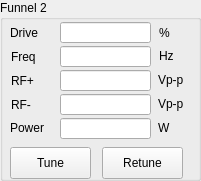
   <widget class="QGroupBox" name="gbSLfunnel2">
    <property name="geometry">
     <rect>
      <x>300</x>
      <y>570</y>
      <width>201</width>
      <height>181</height>
     </rect>
    </property>
    <property name="title">
     <string>Funnel 2</string>
    </property>
    <widget class="QLabel" name="label_11">
     <property name="geometry">
      <rect>
       <x>10</x>
       <y>25</y>
       <width>59</width>
       <height>16</height>
      </rect>
     </property>
     <property name="text">
      <string>Drive</string>
     </property>
    </widget>
    <widget class="QLineEdit" name="leSRFDRV_2">
     <property name="geometry">
      <rect>
       <x>60</x>
       <y>22</y>
       <width>91</width>
       <height>21</height>
      </rect>
     </property>
    </widget>
    <widget class="QLabel" name="label_12">
     <property name="geometry">
      <rect>
       <x>11</x>
       <y>49</y>
       <width>59</width>
       <height>16</height>
      </rect>
     </property>
     <property name="text">
      <string>Freq</string>
     </property>
    </widget>
    <widget class="QLabel" name="label_13">
     <property name="geometry">
      <rect>
       <x>11</x>
       <y>73</y>
       <width>59</width>
       <height>16</height>
      </rect>
     </property>
     <property name="text">
      <string>RF+</string>
     </property>
    </widget>
    <widget class="QLabel" name="label_14">
     <property name="geometry">
      <rect>
       <x>11</x>
       <y>97</y>
       <width>59</width>
       <height>16</height>
      </rect>
     </property>
     <property name="text">
      <string>RF-</string>
     </property>
    </widget>
    <widget class="QLineEdit" name="leSRFFRQ_2">
     <property name="geometry">
      <rect>
       <x>60</x>
       <y>46</y>
       <width>91</width>
       <height>21</height>
      </rect>
     </property>
    </widget>
    <widget class="QLineEdit" name="leGRFPPVP_2">
     <property name="geometry">
      <rect>
       <x>60</x>
       <y>70</y>
       <width>91</width>
       <height>21</height>
      </rect>
     </property>
     <property name="readOnly">
      <bool>true</bool>
     </property>
    </widget>
    <widget class="QLineEdit" name="leGRFPPVN_2">
     <property name="geometry">
      <rect>
       <x>60</x>
       <y>94</y>
       <width>91</width>
       <height>21</height>
      </rect>
     </property>
     <property name="readOnly">
      <bool>true</bool>
     </property>
    </widget>
    <widget class="QLabel" name="label_15">
     <property name="geometry">
      <rect>
       <x>159</x>
       <y>25</y>
       <width>31</width>
       <height>16</height>
      </rect>
     </property>
     <property name="text">
      <string>%</string>
     </property>
    </widget>
    <widget class="QLabel" name="label_16">
     <property name="geometry">
      <rect>
       <x>159</x>
       <y>48</y>
       <width>31</width>
       <height>16</height>
      </rect>
     </property>
     <property name="text">
      <string>Hz</string>
     </property>
    </widget>
    <widget class="QLabel" name="label_17">
     <property name="geometry">
      <rect>
       <x>158</x>
       <y>72</y>
       <width>31</width>
       <height>16</height>
      </rect>
     </property>
     <property name="text">
      <string>Vp-p</string>
     </property>
    </widget>
    <widget class="QLabel" name="label_18">
     <property name="geometry">
      <rect>
       <x>158</x>
       <y>96</y>
       <width>31</width>
       <height>16</height>
      </rect>
     </property>
     <property name="text">
      <string>Vp-p</string>
     </property>
    </widget>
    <widget class="QPushButton" name="pbTuneF2">
     <property name="geometry">
      <rect>
       <x>10</x>
       <y>147</y>
       <width>81</width>
       <height>32</height>
      </rect>
     </property>
     <property name="text">
      <string>Tune</string>
     </property>
     <property name="autoDefault">
      <bool>false</bool>
     </property>
    </widget>
    <widget class="QPushButton" name="pbRetuneF2">
     <property name="geometry">
      <rect>
       <x>102</x>
       <y>147</y>
       <width>81</width>
       <height>32</height>
      </rect>
     </property>
     <property name="text">
      <string>Retune</string>
     </property>
     <property name="autoDefault">
      <bool>false</bool>
     </property>
    </widget>
    <widget class="QLineEdit" name="leGRFPWR_2">
     <property name="geometry">
      <rect>
       <x>60</x>
       <y>118</y>
       <width>91</width>
       <height>21</height>
      </rect>
     </property>
     <property name="readOnly">
      <bool>true</bool>
     </property>
    </widget>
    <widget class="QLabel" name="label_73">
     <property name="geometry">
      <rect>
       <x>158</x>
       <y>120</y>
       <width>31</width>
       <height>16</height>
      </rect>
     </property>
     <property name="text">
      <string>W</string>
     </property>
    </widget>
    <widget class="QLabel" name="label_74">
     <property name="geometry">
      <rect>
       <x>10</x>
       <y>120</y>
       <width>59</width>
       <height>16</height>
      </rect>
     </property>
     <property name="text">
      <string>Power</string>
     </property>
    </widget>
   </widget>
